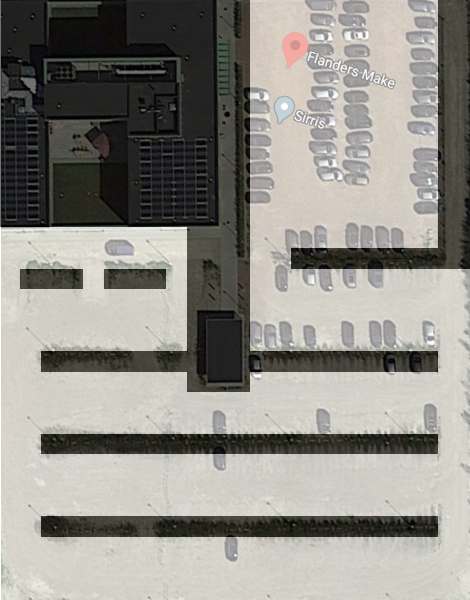
#> input picture img/parking_overlay.png, 470 x 600 px
$ python pillow_tt.py   (older library calls are emulated)
#> lines starting #> are read from the running program, lines starting #| are printed output that depends on the picture; long printed decimals are rounded
from PIL import Image
import numpy as np

background = Image.open("img/parking_overlay.png")
#> background is the input picture: PIL image 470x600 RGBA; mean R, G, B, A 145.2, 143.1, 136.9, 254.8
width, height = background.size
#> width = 470; height = 600
true_width, true_height = 23,29
pw = width/true_width # pixel width
#> pw = 20.43
ph = height/true_height # pixel height
#> ph = 20.69
print(pw, ph)
#| 20.435 20.690

tractor = Image.open("img/tractor_sprite.png")
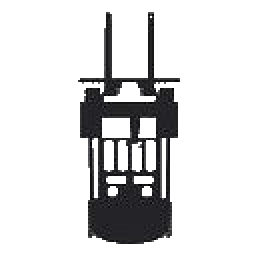
#> input picture img/tractor_sprite.png, 130 x 130 px (shown 2 times larger)
#> tractor is the input picture: PIL image 130x130 RGBA; mean R, G, B, A 6.4, 6.3, 6.8, 42.4
haystack = Image.open("img/haystack.png")
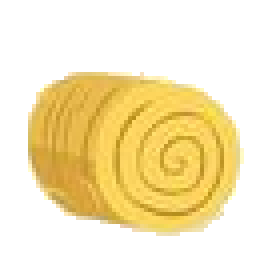
#> input picture img/haystack.png, 70 x 70 px (shown 4 times larger)
#> haystack is the input picture: PIL image 70x70 RGBA; mean R, G, B, A 86, 71.8, 32.5, 93.6

s = (15, 15)
pose = 2
angle_per_pose = {0:0, 1:180+90, 2:90, 3:180}
tractor = tractor.rotate(angle_per_pose[pose])
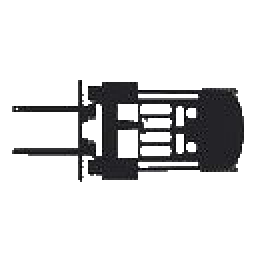
#> tractor: PIL image 130x130 RGBA (shown 2 times larger); mean R, G, B, A 6.4, 6.3, 6.8, 42.4; transparent parts drawn white
print(angle_per_pose[pose])
tractor.thumbnail((pw*2,ph*2), Image.ANTIALIAS)
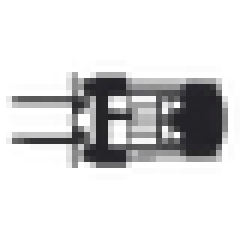
#> tractor: PIL image 40x40 RGBA (shown 6 times larger); mean R, G, B, A 13.2, 13.2, 13.8, 42.9; transparent parts drawn white
tractor_position = (int(15*pw), int(15*ph))
#> tractor_position = (306, 310)

haystack.thumbnail((pw*2,ph*2), Image.ANTIALIAS)
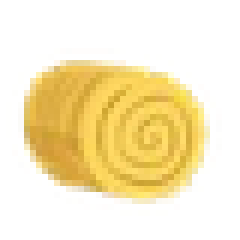
#> haystack: PIL image 40x40 RGBA (shown 6 times larger); mean R, G, B, A 111.4, 95.7, 49.9, 93.7; transparent parts drawn white
haystack_position = (int(19*pw), int(3*ph))
#> haystack_position = (388, 62)

print(tractor_position, haystack_position)
#| (306, 310) (388, 62)

background.paste(tractor, tractor_position , tractor)
background.paste(haystack, haystack_position, haystack)
filename = "img/overlay_all.png"
background.save(filename,"PNG")
print("Saved file as {}".format(filename))
